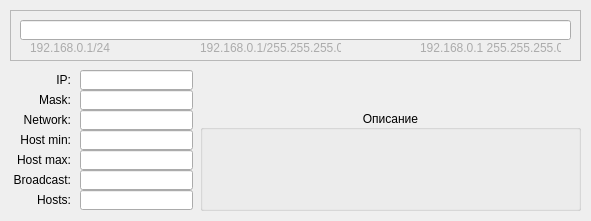
<?xml version="1.0" encoding="UTF-8"?>
<ui version="4.0">
 <class>ip_mod</class>
 <widget class="QMainWindow" name="ip_mod">
  <property name="geometry">
   <rect>
    <x>0</x>
    <y>0</y>
    <width>591</width>
    <height>221</height>
   </rect>
  </property>
  <property name="windowTitle">
   <string>IP-адреса</string>
  </property>
  <property name="windowIcon">
   <iconset resource="res.qrc">
    <normaloff>:/network.png</normaloff>:/network.png</iconset>
  </property>
  <widget class="QWidget" name="centralWidget">
   <widget class="QWidget" name="ip_bar" native="true">
    <property name="geometry">
     <rect>
      <x>200</x>
      <y>72</y>
      <width>361</width>
      <height>16</height>
     </rect>
    </property>
   </widget>
   <widget class="QWidget" name="mask_bar" native="true">
    <property name="geometry">
     <rect>
      <x>200</x>
      <y>92</y>
      <width>361</width>
      <height>16</height>
     </rect>
    </property>
   </widget>
   <widget class="QFrame" name="frame">
    <property name="geometry">
     <rect>
      <x>10</x>
      <y>10</y>
      <width>571</width>
      <height>51</height>
     </rect>
    </property>
    <property name="frameShape">
     <enum>QFrame::StyledPanel</enum>
    </property>
    <property name="frameShadow">
     <enum>QFrame::Plain</enum>
    </property>
    <widget class="QLineEdit" name="lineEdit">
     <property name="geometry">
      <rect>
       <x>10</x>
       <y>10</y>
       <width>551</width>
       <height>20</height>
      </rect>
     </property>
    </widget>
    <widget class="QLabel" name="label">
     <property name="geometry">
      <rect>
       <x>20</x>
       <y>30</y>
       <width>81</width>
       <height>16</height>
      </rect>
     </property>
     <property name="styleSheet">
      <string notr="true">color: rgb(171, 171, 171);</string>
     </property>
     <property name="text">
      <string>192.168.0.1/24</string>
     </property>
    </widget>
    <widget class="QLabel" name="label_2">
     <property name="geometry">
      <rect>
       <x>190</x>
       <y>30</y>
       <width>141</width>
       <height>16</height>
      </rect>
     </property>
     <property name="styleSheet">
      <string notr="true">color: rgb(171, 171, 171);</string>
     </property>
     <property name="text">
      <string>192.168.0.1/255.255.255.0</string>
     </property>
    </widget>
    <widget class="QLabel" name="label_3">
     <property name="geometry">
      <rect>
       <x>410</x>
       <y>30</y>
       <width>141</width>
       <height>16</height>
      </rect>
     </property>
     <property name="styleSheet">
      <string notr="true">color: rgb(171, 171, 171);</string>
     </property>
     <property name="text">
      <string>192.168.0.1 255.255.255.0</string>
     </property>
    </widget>
   </widget>
   <widget class="QLineEdit" name="edit_network">
    <property name="enabled">
     <bool>true</bool>
    </property>
    <property name="geometry">
     <rect>
      <x>80</x>
      <y>110</y>
      <width>113</width>
      <height>20</height>
     </rect>
    </property>
    <property name="readOnly">
     <bool>true</bool>
    </property>
   </widget>
   <widget class="QLineEdit" name="edit_host_min">
    <property name="enabled">
     <bool>true</bool>
    </property>
    <property name="geometry">
     <rect>
      <x>80</x>
      <y>130</y>
      <width>113</width>
      <height>20</height>
     </rect>
    </property>
    <property name="readOnly">
     <bool>true</bool>
    </property>
   </widget>
   <widget class="QLabel" name="label_4">
    <property name="geometry">
     <rect>
      <x>10</x>
      <y>110</y>
      <width>61</width>
      <height>20</height>
     </rect>
    </property>
    <property name="text">
     <string>Network:</string>
    </property>
    <property name="alignment">
     <set>Qt::AlignRight|Qt::AlignTrailing|Qt::AlignVCenter</set>
    </property>
   </widget>
   <widget class="QLabel" name="label_5">
    <property name="geometry">
     <rect>
      <x>10</x>
      <y>130</y>
      <width>61</width>
      <height>20</height>
     </rect>
    </property>
    <property name="text">
     <string>Host min:</string>
    </property>
    <property name="alignment">
     <set>Qt::AlignRight|Qt::AlignTrailing|Qt::AlignVCenter</set>
    </property>
   </widget>
   <widget class="QLabel" name="label_6">
    <property name="geometry">
     <rect>
      <x>10</x>
      <y>150</y>
      <width>61</width>
      <height>20</height>
     </rect>
    </property>
    <property name="text">
     <string>Host max:</string>
    </property>
    <property name="alignment">
     <set>Qt::AlignRight|Qt::AlignTrailing|Qt::AlignVCenter</set>
    </property>
   </widget>
   <widget class="QLabel" name="label_7">
    <property name="geometry">
     <rect>
      <x>10</x>
      <y>70</y>
      <width>61</width>
      <height>20</height>
     </rect>
    </property>
    <property name="text">
     <string>IP:</string>
    </property>
    <property name="alignment">
     <set>Qt::AlignRight|Qt::AlignTrailing|Qt::AlignVCenter</set>
    </property>
   </widget>
   <widget class="QLabel" name="label_8">
    <property name="geometry">
     <rect>
      <x>10</x>
      <y>90</y>
      <width>61</width>
      <height>20</height>
     </rect>
    </property>
    <property name="text">
     <string>Mask:</string>
    </property>
    <property name="alignment">
     <set>Qt::AlignRight|Qt::AlignTrailing|Qt::AlignVCenter</set>
    </property>
   </widget>
   <widget class="QLineEdit" name="edit_ip">
    <property name="enabled">
     <bool>true</bool>
    </property>
    <property name="geometry">
     <rect>
      <x>80</x>
      <y>70</y>
      <width>113</width>
      <height>20</height>
     </rect>
    </property>
    <property name="text">
     <string/>
    </property>
    <property name="readOnly">
     <bool>true</bool>
    </property>
   </widget>
   <widget class="QLineEdit" name="edit_mask">
    <property name="enabled">
     <bool>true</bool>
    </property>
    <property name="geometry">
     <rect>
      <x>80</x>
      <y>90</y>
      <width>113</width>
      <height>20</height>
     </rect>
    </property>
    <property name="readOnly">
     <bool>true</bool>
    </property>
   </widget>
   <widget class="QLineEdit" name="edit_host_max">
    <property name="enabled">
     <bool>true</bool>
    </property>
    <property name="geometry">
     <rect>
      <x>80</x>
      <y>150</y>
      <width>113</width>
      <height>20</height>
     </rect>
    </property>
    <property name="readOnly">
     <bool>true</bool>
    </property>
   </widget>
   <widget class="QLineEdit" name="edit_hosts">
    <property name="enabled">
     <bool>true</bool>
    </property>
    <property name="geometry">
     <rect>
      <x>80</x>
      <y>190</y>
      <width>113</width>
      <height>20</height>
     </rect>
    </property>
    <property name="readOnly">
     <bool>true</bool>
    </property>
   </widget>
   <widget class="QLabel" name="label_9">
    <property name="geometry">
     <rect>
      <x>10</x>
      <y>190</y>
      <width>61</width>
      <height>20</height>
     </rect>
    </property>
    <property name="text">
     <string>Hosts:</string>
    </property>
    <property name="alignment">
     <set>Qt::AlignRight|Qt::AlignTrailing|Qt::AlignVCenter</set>
    </property>
   </widget>
   <widget class="QLineEdit" name="edit_bcast">
    <property name="enabled">
     <bool>true</bool>
    </property>
    <property name="geometry">
     <rect>
      <x>80</x>
      <y>170</y>
      <width>113</width>
      <height>20</height>
     </rect>
    </property>
    <property name="readOnly">
     <bool>true</bool>
    </property>
   </widget>
   <widget class="QLabel" name="label_10">
    <property name="geometry">
     <rect>
      <x>10</x>
      <y>170</y>
      <width>61</width>
      <height>20</height>
     </rect>
    </property>
    <property name="text">
     <string>Broadcast:</string>
    </property>
    <property name="alignment">
     <set>Qt::AlignRight|Qt::AlignTrailing|Qt::AlignVCenter</set>
    </property>
   </widget>
   <widget class="QLabel" name="cidr_label">
    <property name="geometry">
     <rect>
      <x>560</x>
      <y>91</y>
      <width>21</width>
      <height>16</height>
     </rect>
    </property>
    <property name="text">
     <string/>
    </property>
   </widget>
   <widget class="QLabel" name="class_label">
    <property name="geometry">
     <rect>
      <x>560</x>
      <y>71</y>
      <width>21</width>
      <height>16</height>
     </rect>
    </property>
    <property name="styleSheet">
     <string notr="true">color: rgb(255, 0, 0);</string>
    </property>
    <property name="text">
     <string/>
    </property>
   </widget>
   <widget class="QGroupBox" name="description">
    <property name="geometry">
     <rect>
      <x>200</x>
      <y>110</y>
      <width>381</width>
      <height>101</height>
     </rect>
    </property>
    <property name="title">
     <string>Описание</string>
    </property>
    <property name="alignment">
     <set>Qt::AlignCenter</set>
    </property>
    <widget class="QLabel" name="text_large">
     <property name="geometry">
      <rect>
       <x>10</x>
       <y>40</y>
       <width>361</width>
       <height>51</height>
      </rect>
     </property>
     <property name="alignment">
      <set>Qt::AlignLeading|Qt::AlignLeft|Qt::AlignTop</set>
     </property>
     <property name="wordWrap">
      <bool>true</bool>
     </property>
    </widget>
    <widget class="QLabel" name="text_small">
     <property name="geometry">
      <rect>
       <x>10</x>
       <y>20</y>
       <width>361</width>
       <height>16</height>
      </rect>
     </property>
     <property name="alignment">
      <set>Qt::AlignLeading|Qt::AlignLeft|Qt::AlignTop</set>
     </property>
     <property name="wordWrap">
      <bool>true</bool>
     </property>
    </widget>
   </widget>
  </widget>
 </widget>
 <layoutdefault spacing="6" margin="11"/>
 <resources>
  <include location="res.qrc"/>
 </resources>
 <connections/>
</ui>
